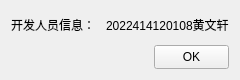
<?xml version="1.0" encoding="UTF-8"?>
<ui version="4.0">
 <class>NewWindow</class>
 <widget class="QWidget" name="NewWindow">
  <property name="geometry">
   <rect>
    <x>0</x>
    <y>0</y>
    <width>240</width>
    <height>80</height>
   </rect>
  </property>
  <property name="windowTitle">
   <string>Form</string>
  </property>
  <layout class="QGridLayout" name="gridLayout_2">
   <item row="0" column="0">
    <layout class="QGridLayout" name="gridLayout">
     <item row="0" column="0">
      <layout class="QHBoxLayout" name="horizontalLayout">
       <item>
        <widget class="QLabel" name="label">
         <property name="text">
          <string>开发人员信息：</string>
         </property>
        </widget>
       </item>
       <item>
        <widget class="QLabel" name="label_2">
         <property name="text">
          <string>2022414120108黄文轩</string>
         </property>
        </widget>
       </item>
      </layout>
     </item>
     <item row="1" column="0">
      <layout class="QHBoxLayout" name="horizontalLayout_2">
       <item>
        <spacer name="horizontalSpacer">
         <property name="orientation">
          <enum>Qt::Orientation::Horizontal</enum>
         </property>
         <property name="sizeHint" stdset="0">
          <size>
           <width>40</width>
           <height>20</height>
          </size>
         </property>
        </spacer>
       </item>
       <item>
        <widget class="QPushButton" name="pushButton">
         <property name="maximumSize">
          <size>
           <width>75</width>
           <height>24</height>
          </size>
         </property>
         <property name="text">
          <string>OK</string>
         </property>
        </widget>
       </item>
      </layout>
     </item>
    </layout>
   </item>
  </layout>
 </widget>
 <resources/>
 <connections/>
</ui>
